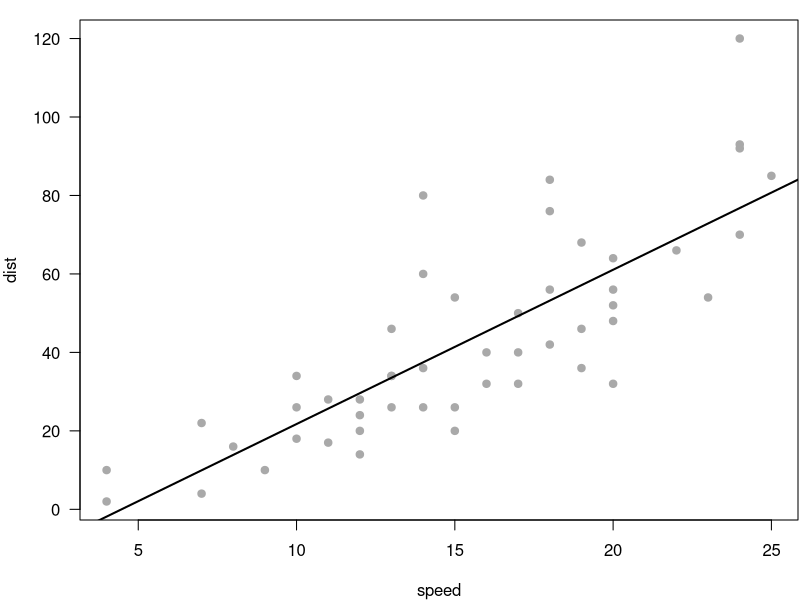
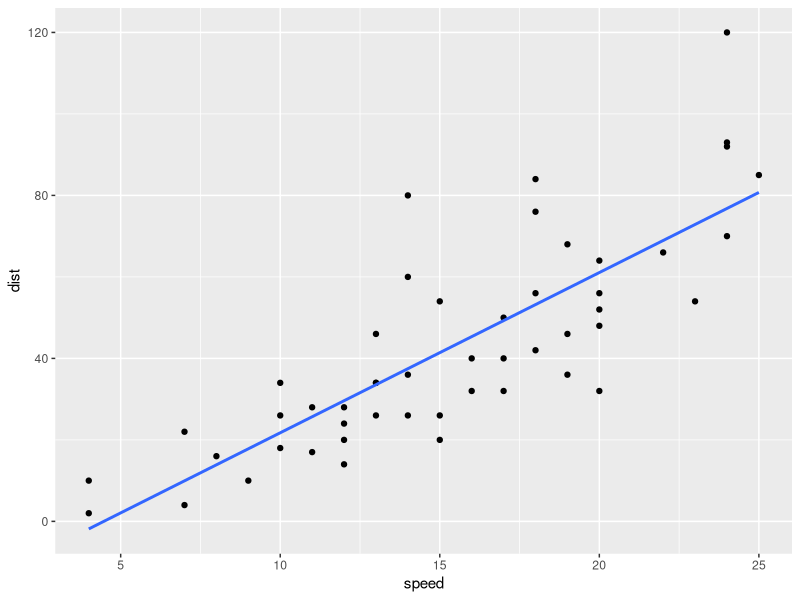

Write the R code that produced these figures, in order.
## ---- chunk 1
library(tidyverse)
## ---- chunk 2
# a boring regression
fit = lm(dist ~ speed, data = cars)
coef(summary(fit))
## ---- chunk 3
par(mar = c(4, 4, 1, .1))
plot(cars, pch = 19, col = 'darkgray', las = 1)
abline(fit, lwd = 2)
## ---- chunk 4

ggplot(data = cars, aes(x = speed, y = dist)) + 
  geom_point() +
  geom_smooth(method = lm, se = FALSE)

